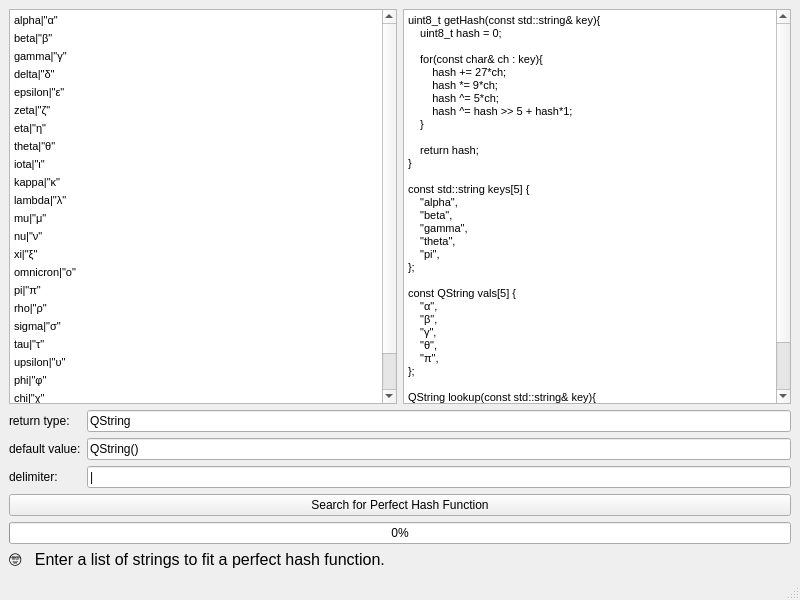
<?xml version="1.0" encoding="UTF-8"?>
<ui version="4.0">
 <class>MainWindow</class>
 <widget class="QMainWindow" name="MainWindow">
  <property name="geometry">
   <rect>
    <x>0</x>
    <y>0</y>
    <width>800</width>
    <height>600</height>
   </rect>
  </property>
  <property name="windowTitle">
   <string>Poifect</string>
  </property>
  <widget class="QWidget" name="centralwidget">
   <layout class="QVBoxLayout" name="verticalLayout_2">
    <item>
     <layout class="QHBoxLayout" name="horizontalLayout">
      <item>
       <widget class="QTextEdit" name="inputEdit">
        <property name="markdown">
         <string>alpha|&quot;α&quot;

beta|&quot;β&quot;

gamma|&quot;γ&quot;

delta|&quot;δ&quot;

epsilon|&quot;ε&quot;

zeta|&quot;ζ&quot;

eta|&quot;η&quot;

theta|&quot;θ&quot;

iota|&quot;ι&quot;

kappa|&quot;κ&quot;

lambda|&quot;λ&quot;

mu|&quot;μ&quot;

nu|&quot;ν&quot;

xi|&quot;ξ&quot;

omnicron|&quot;ο&quot;

pi|&quot;π&quot;

rho|&quot;ρ&quot;

sigma|&quot;σ&quot;

tau|&quot;τ&quot;

upsilon|&quot;υ&quot;

phi|&quot;φ&quot;

chi|&quot;χ&quot;

psi|&quot;ψ&quot;

omega|&quot;ω&quot;

</string>
        </property>
        <property name="html">
         <string>&lt;!DOCTYPE HTML PUBLIC &quot;-//W3C//DTD HTML 4.0//EN&quot; &quot;http://www.w3.org/TR/REC-html40/strict.dtd&quot;&gt;
&lt;html&gt;&lt;head&gt;&lt;meta name=&quot;qrichtext&quot; content=&quot;1&quot; /&gt;&lt;style type=&quot;text/css&quot;&gt;
p, li { white-space: pre-wrap; }
&lt;/style&gt;&lt;/head&gt;&lt;body style=&quot; font-family:'MS Shell Dlg 2'; font-size:8pt; font-weight:400; font-style:normal;&quot;&gt;
&lt;p style=&quot; margin-top:0px; margin-bottom:0px; margin-left:0px; margin-right:0px; -qt-block-indent:0; text-indent:0px;&quot;&gt;alpha|&amp;quot;α&amp;quot;&lt;/p&gt;
&lt;p style=&quot; margin-top:5px; margin-bottom:5px; margin-left:0px; margin-right:0px; -qt-block-indent:0; text-indent:0px;&quot;&gt;beta|&amp;quot;β&amp;quot;&lt;/p&gt;
&lt;p style=&quot; margin-top:5px; margin-bottom:5px; margin-left:0px; margin-right:0px; -qt-block-indent:0; text-indent:0px;&quot;&gt;gamma|&amp;quot;γ&amp;quot;&lt;/p&gt;
&lt;p style=&quot; margin-top:5px; margin-bottom:5px; margin-left:0px; margin-right:0px; -qt-block-indent:0; text-indent:0px;&quot;&gt;delta|&amp;quot;δ&amp;quot;&lt;/p&gt;
&lt;p style=&quot; margin-top:5px; margin-bottom:5px; margin-left:0px; margin-right:0px; -qt-block-indent:0; text-indent:0px;&quot;&gt;epsilon|&amp;quot;ε&amp;quot;&lt;/p&gt;
&lt;p style=&quot; margin-top:5px; margin-bottom:5px; margin-left:0px; margin-right:0px; -qt-block-indent:0; text-indent:0px;&quot;&gt;zeta|&amp;quot;ζ&amp;quot;&lt;/p&gt;
&lt;p style=&quot; margin-top:5px; margin-bottom:5px; margin-left:0px; margin-right:0px; -qt-block-indent:0; text-indent:0px;&quot;&gt;eta|&amp;quot;η&amp;quot;&lt;/p&gt;
&lt;p style=&quot; margin-top:5px; margin-bottom:5px; margin-left:0px; margin-right:0px; -qt-block-indent:0; text-indent:0px;&quot;&gt;theta|&amp;quot;θ&amp;quot;&lt;/p&gt;
&lt;p style=&quot; margin-top:5px; margin-bottom:5px; margin-left:0px; margin-right:0px; -qt-block-indent:0; text-indent:0px;&quot;&gt;iota|&amp;quot;ι&amp;quot;&lt;/p&gt;
&lt;p style=&quot; margin-top:5px; margin-bottom:5px; margin-left:0px; margin-right:0px; -qt-block-indent:0; text-indent:0px;&quot;&gt;kappa|&amp;quot;κ&amp;quot;&lt;/p&gt;
&lt;p style=&quot; margin-top:5px; margin-bottom:5px; margin-left:0px; margin-right:0px; -qt-block-indent:0; text-indent:0px;&quot;&gt;lambda|&amp;quot;λ&amp;quot;&lt;/p&gt;
&lt;p style=&quot; margin-top:5px; margin-bottom:5px; margin-left:0px; margin-right:0px; -qt-block-indent:0; text-indent:0px;&quot;&gt;mu|&amp;quot;μ&amp;quot;&lt;/p&gt;
&lt;p style=&quot; margin-top:5px; margin-bottom:5px; margin-left:0px; margin-right:0px; -qt-block-indent:0; text-indent:0px;&quot;&gt;nu|&amp;quot;ν&amp;quot;&lt;/p&gt;
&lt;p style=&quot; margin-top:5px; margin-bottom:5px; margin-left:0px; margin-right:0px; -qt-block-indent:0; text-indent:0px;&quot;&gt;xi|&amp;quot;ξ&amp;quot;&lt;/p&gt;
&lt;p style=&quot; margin-top:5px; margin-bottom:5px; margin-left:0px; margin-right:0px; -qt-block-indent:0; text-indent:0px;&quot;&gt;omnicron|&amp;quot;ο&amp;quot;&lt;/p&gt;
&lt;p style=&quot; margin-top:5px; margin-bottom:5px; margin-left:0px; margin-right:0px; -qt-block-indent:0; text-indent:0px;&quot;&gt;pi|&amp;quot;π&amp;quot;&lt;/p&gt;
&lt;p style=&quot; margin-top:5px; margin-bottom:5px; margin-left:0px; margin-right:0px; -qt-block-indent:0; text-indent:0px;&quot;&gt;rho|&amp;quot;ρ&amp;quot;&lt;/p&gt;
&lt;p style=&quot; margin-top:5px; margin-bottom:5px; margin-left:0px; margin-right:0px; -qt-block-indent:0; text-indent:0px;&quot;&gt;sigma|&amp;quot;σ&amp;quot;&lt;/p&gt;
&lt;p style=&quot; margin-top:5px; margin-bottom:5px; margin-left:0px; margin-right:0px; -qt-block-indent:0; text-indent:0px;&quot;&gt;tau|&amp;quot;τ&amp;quot;&lt;/p&gt;
&lt;p style=&quot; margin-top:5px; margin-bottom:5px; margin-left:0px; margin-right:0px; -qt-block-indent:0; text-indent:0px;&quot;&gt;upsilon|&amp;quot;υ&amp;quot;&lt;/p&gt;
&lt;p style=&quot; margin-top:5px; margin-bottom:5px; margin-left:0px; margin-right:0px; -qt-block-indent:0; text-indent:0px;&quot;&gt;phi|&amp;quot;φ&amp;quot;&lt;/p&gt;
&lt;p style=&quot; margin-top:5px; margin-bottom:5px; margin-left:0px; margin-right:0px; -qt-block-indent:0; text-indent:0px;&quot;&gt;chi|&amp;quot;χ&amp;quot;&lt;/p&gt;
&lt;p style=&quot; margin-top:5px; margin-bottom:5px; margin-left:0px; margin-right:0px; -qt-block-indent:0; text-indent:0px;&quot;&gt;psi|&amp;quot;ψ&amp;quot;&lt;/p&gt;
&lt;p style=&quot; margin-top:5px; margin-bottom:5px; margin-left:0px; margin-right:0px; -qt-block-indent:0; text-indent:0px;&quot;&gt;omega|&amp;quot;ω&amp;quot;&lt;/p&gt;&lt;/body&gt;&lt;/html&gt;</string>
        </property>
        <property name="placeholderText">
         <string/>
        </property>
       </widget>
      </item>
      <item>
       <widget class="QTextEdit" name="outputEdit">
        <property name="readOnly">
         <bool>true</bool>
        </property>
        <property name="markdown">
         <string>uint8_t getHash(const std::string&amp; key){

    uint8_t hash = 0;

    for(const char&amp; ch : key){

        hash += 27*ch;

        hash *= 9*ch;

        hash ^= 5*ch;

        hash ^= hash &gt;&gt; 5 + hash*1;

    }

    return hash;

}

const std::string keys[5] {

    &quot;alpha&quot;,

    &quot;beta&quot;,

    &quot;gamma&quot;,

    &quot;theta&quot;,

    &quot;pi&quot;,

};

const QString vals[5] {

    &quot;α&quot;,

    &quot;β&quot;,

    &quot;γ&quot;,

    &quot;θ&quot;,

    &quot;π&quot;,

};

QString lookup(const std::string&amp; key){

    uint8_t hash = getHash(key) - 2;

    return (hash &lt; 5 &amp;&amp; key == keys[hash]) ? vals[hash] : QString();

}

</string>
        </property>
        <property name="html">
         <string>&lt;!DOCTYPE HTML PUBLIC &quot;-//W3C//DTD HTML 4.0//EN&quot; &quot;http://www.w3.org/TR/REC-html40/strict.dtd&quot;&gt;
&lt;html&gt;&lt;head&gt;&lt;meta name=&quot;qrichtext&quot; content=&quot;1&quot; /&gt;&lt;style type=&quot;text/css&quot;&gt;
p, li { white-space: pre-wrap; }
&lt;/style&gt;&lt;/head&gt;&lt;body style=&quot; font-family:'MS Shell Dlg 2'; font-size:8pt; font-weight:400; font-style:normal;&quot;&gt;
&lt;p style=&quot; margin-top:0px; margin-bottom:0px; margin-left:0px; margin-right:0px; -qt-block-indent:0; text-indent:0px;&quot;&gt;&lt;span style=&quot; color:#000000;&quot;&gt;uint8_t getHash(const std::string&amp;amp; key){&lt;/span&gt;&lt;/p&gt;
&lt;p style=&quot; margin-top:0px; margin-bottom:0px; margin-left:0px; margin-right:0px; -qt-block-indent:0; text-indent:0px;&quot;&gt;&lt;span style=&quot; color:#000000;&quot;&gt;    uint8_t hash = 0;&lt;/span&gt;&lt;/p&gt;
&lt;p style=&quot;-qt-paragraph-type:empty; margin-top:0px; margin-bottom:0px; margin-left:0px; margin-right:0px; -qt-block-indent:0; text-indent:0px; color:#000000;&quot;&gt;&lt;br /&gt;&lt;/p&gt;
&lt;p style=&quot; margin-top:0px; margin-bottom:0px; margin-left:0px; margin-right:0px; -qt-block-indent:0; text-indent:0px;&quot;&gt;&lt;span style=&quot; color:#000000;&quot;&gt;    for(const char&amp;amp; ch : key){&lt;/span&gt;&lt;/p&gt;
&lt;p style=&quot; margin-top:0px; margin-bottom:0px; margin-left:0px; margin-right:0px; -qt-block-indent:0; text-indent:0px;&quot;&gt;&lt;span style=&quot; color:#000000;&quot;&gt;        hash += 27*ch;&lt;/span&gt;&lt;/p&gt;
&lt;p style=&quot; margin-top:0px; margin-bottom:0px; margin-left:0px; margin-right:0px; -qt-block-indent:0; text-indent:0px;&quot;&gt;&lt;span style=&quot; color:#000000;&quot;&gt;        hash *= 9*ch;&lt;/span&gt;&lt;/p&gt;
&lt;p style=&quot; margin-top:0px; margin-bottom:0px; margin-left:0px; margin-right:0px; -qt-block-indent:0; text-indent:0px;&quot;&gt;&lt;span style=&quot; color:#000000;&quot;&gt;        hash ^= 5*ch;&lt;/span&gt;&lt;/p&gt;
&lt;p style=&quot; margin-top:0px; margin-bottom:0px; margin-left:0px; margin-right:0px; -qt-block-indent:0; text-indent:0px;&quot;&gt;&lt;span style=&quot; color:#000000;&quot;&gt;        hash ^= hash &amp;gt;&amp;gt; 5 + hash*1;&lt;/span&gt;&lt;/p&gt;
&lt;p style=&quot; margin-top:0px; margin-bottom:0px; margin-left:0px; margin-right:0px; -qt-block-indent:0; text-indent:0px;&quot;&gt;&lt;span style=&quot; color:#000000;&quot;&gt;    }&lt;/span&gt;&lt;/p&gt;
&lt;p style=&quot;-qt-paragraph-type:empty; margin-top:0px; margin-bottom:0px; margin-left:0px; margin-right:0px; -qt-block-indent:0; text-indent:0px; color:#000000;&quot;&gt;&lt;br /&gt;&lt;/p&gt;
&lt;p style=&quot; margin-top:0px; margin-bottom:0px; margin-left:0px; margin-right:0px; -qt-block-indent:0; text-indent:0px;&quot;&gt;&lt;span style=&quot; color:#000000;&quot;&gt;    return hash;&lt;/span&gt;&lt;/p&gt;
&lt;p style=&quot; margin-top:0px; margin-bottom:0px; margin-left:0px; margin-right:0px; -qt-block-indent:0; text-indent:0px;&quot;&gt;&lt;span style=&quot; color:#000000;&quot;&gt;}&lt;/span&gt;&lt;/p&gt;
&lt;p style=&quot;-qt-paragraph-type:empty; margin-top:0px; margin-bottom:0px; margin-left:0px; margin-right:0px; -qt-block-indent:0; text-indent:0px; color:#000000;&quot;&gt;&lt;br /&gt;&lt;/p&gt;
&lt;p style=&quot; margin-top:0px; margin-bottom:0px; margin-left:0px; margin-right:0px; -qt-block-indent:0; text-indent:0px;&quot;&gt;&lt;span style=&quot; color:#000000;&quot;&gt;const std::string keys[5] {&lt;/span&gt;&lt;/p&gt;
&lt;p style=&quot; margin-top:0px; margin-bottom:0px; margin-left:0px; margin-right:0px; -qt-block-indent:0; text-indent:0px;&quot;&gt;&lt;span style=&quot; color:#000000;&quot;&gt;    &amp;quot;alpha&amp;quot;,&lt;/span&gt;&lt;/p&gt;
&lt;p style=&quot; margin-top:0px; margin-bottom:0px; margin-left:0px; margin-right:0px; -qt-block-indent:0; text-indent:0px;&quot;&gt;&lt;span style=&quot; color:#000000;&quot;&gt;    &amp;quot;beta&amp;quot;,&lt;/span&gt;&lt;/p&gt;
&lt;p style=&quot; margin-top:0px; margin-bottom:0px; margin-left:0px; margin-right:0px; -qt-block-indent:0; text-indent:0px;&quot;&gt;&lt;span style=&quot; color:#000000;&quot;&gt;    &amp;quot;gamma&amp;quot;,&lt;/span&gt;&lt;/p&gt;
&lt;p style=&quot; margin-top:0px; margin-bottom:0px; margin-left:0px; margin-right:0px; -qt-block-indent:0; text-indent:0px;&quot;&gt;&lt;span style=&quot; color:#000000;&quot;&gt;    &amp;quot;theta&amp;quot;,&lt;/span&gt;&lt;/p&gt;
&lt;p style=&quot; margin-top:0px; margin-bottom:0px; margin-left:0px; margin-right:0px; -qt-block-indent:0; text-indent:0px;&quot;&gt;&lt;span style=&quot; color:#000000;&quot;&gt;    &amp;quot;pi&amp;quot;,&lt;/span&gt;&lt;/p&gt;
&lt;p style=&quot; margin-top:0px; margin-bottom:0px; margin-left:0px; margin-right:0px; -qt-block-indent:0; text-indent:0px;&quot;&gt;&lt;span style=&quot; color:#000000;&quot;&gt;};&lt;/span&gt;&lt;/p&gt;
&lt;p style=&quot;-qt-paragraph-type:empty; margin-top:0px; margin-bottom:0px; margin-left:0px; margin-right:0px; -qt-block-indent:0; text-indent:0px; color:#000000;&quot;&gt;&lt;br /&gt;&lt;/p&gt;
&lt;p style=&quot; margin-top:0px; margin-bottom:0px; margin-left:0px; margin-right:0px; -qt-block-indent:0; text-indent:0px;&quot;&gt;&lt;span style=&quot; color:#000000;&quot;&gt;const QString vals[5] {&lt;/span&gt;&lt;/p&gt;
&lt;p style=&quot; margin-top:0px; margin-bottom:0px; margin-left:0px; margin-right:0px; -qt-block-indent:0; text-indent:0px;&quot;&gt;&lt;span style=&quot; color:#000000;&quot;&gt;    &amp;quot;α&amp;quot;,&lt;/span&gt;&lt;/p&gt;
&lt;p style=&quot; margin-top:0px; margin-bottom:0px; margin-left:0px; margin-right:0px; -qt-block-indent:0; text-indent:0px;&quot;&gt;&lt;span style=&quot; color:#000000;&quot;&gt;    &amp;quot;β&amp;quot;,&lt;/span&gt;&lt;/p&gt;
&lt;p style=&quot; margin-top:0px; margin-bottom:0px; margin-left:0px; margin-right:0px; -qt-block-indent:0; text-indent:0px;&quot;&gt;&lt;span style=&quot; color:#000000;&quot;&gt;    &amp;quot;γ&amp;quot;,&lt;/span&gt;&lt;/p&gt;
&lt;p style=&quot; margin-top:0px; margin-bottom:0px; margin-left:0px; margin-right:0px; -qt-block-indent:0; text-indent:0px;&quot;&gt;&lt;span style=&quot; color:#000000;&quot;&gt;    &amp;quot;θ&amp;quot;,&lt;/span&gt;&lt;/p&gt;
&lt;p style=&quot; margin-top:0px; margin-bottom:0px; margin-left:0px; margin-right:0px; -qt-block-indent:0; text-indent:0px;&quot;&gt;&lt;span style=&quot; color:#000000;&quot;&gt;    &amp;quot;π&amp;quot;,&lt;/span&gt;&lt;/p&gt;
&lt;p style=&quot; margin-top:0px; margin-bottom:0px; margin-left:0px; margin-right:0px; -qt-block-indent:0; text-indent:0px;&quot;&gt;&lt;span style=&quot; color:#000000;&quot;&gt;};&lt;/span&gt;&lt;/p&gt;
&lt;p style=&quot;-qt-paragraph-type:empty; margin-top:0px; margin-bottom:0px; margin-left:0px; margin-right:0px; -qt-block-indent:0; text-indent:0px; color:#000000;&quot;&gt;&lt;br /&gt;&lt;/p&gt;
&lt;p style=&quot; margin-top:0px; margin-bottom:0px; margin-left:0px; margin-right:0px; -qt-block-indent:0; text-indent:0px;&quot;&gt;&lt;span style=&quot; color:#000000;&quot;&gt;QString lookup(const std::string&amp;amp; key){&lt;/span&gt;&lt;/p&gt;
&lt;p style=&quot; margin-top:0px; margin-bottom:0px; margin-left:0px; margin-right:0px; -qt-block-indent:0; text-indent:0px;&quot;&gt;&lt;span style=&quot; color:#000000;&quot;&gt;    uint8_t hash = getHash(key) - 2;&lt;/span&gt;&lt;/p&gt;
&lt;p style=&quot;-qt-paragraph-type:empty; margin-top:0px; margin-bottom:0px; margin-left:0px; margin-right:0px; -qt-block-indent:0; text-indent:0px; color:#000000;&quot;&gt;&lt;br /&gt;&lt;/p&gt;
&lt;p style=&quot; margin-top:0px; margin-bottom:0px; margin-left:0px; margin-right:0px; -qt-block-indent:0; text-indent:0px;&quot;&gt;&lt;span style=&quot; color:#000000;&quot;&gt;    return (hash &amp;lt; 5 &amp;amp;&amp;amp; key == keys[hash]) ? vals[hash] : QString();&lt;/span&gt;&lt;/p&gt;
&lt;p style=&quot; margin-top:0px; margin-bottom:0px; margin-left:0px; margin-right:0px; -qt-block-indent:0; text-indent:0px;&quot;&gt;&lt;span style=&quot; color:#000000;&quot;&gt;}&lt;/span&gt;&lt;/p&gt;&lt;/body&gt;&lt;/html&gt;</string>
        </property>
       </widget>
      </item>
     </layout>
    </item>
    <item>
     <layout class="QFormLayout" name="formLayout">
      <item row="0" column="0">
       <widget class="QLabel" name="returnLabel">
        <property name="text">
         <string>return type:</string>
        </property>
       </widget>
      </item>
      <item row="0" column="1">
       <widget class="QLineEdit" name="returnEdit">
        <property name="text">
         <string>QString</string>
        </property>
       </widget>
      </item>
      <item row="1" column="0">
       <widget class="QLabel" name="label">
        <property name="text">
         <string>default value:</string>
        </property>
       </widget>
      </item>
      <item row="1" column="1">
       <widget class="QLineEdit" name="defaultEdit">
        <property name="text">
         <string>QString()</string>
        </property>
       </widget>
      </item>
      <item row="2" column="0">
       <widget class="QLabel" name="label_2">
        <property name="text">
         <string>delimiter:</string>
        </property>
       </widget>
      </item>
      <item row="2" column="1">
       <widget class="QLineEdit" name="delimiterEdit">
        <property name="text">
         <string>|</string>
        </property>
       </widget>
      </item>
     </layout>
    </item>
    <item>
     <widget class="QPushButton" name="pushButton">
      <property name="text">
       <string>Search for Perfect Hash Function</string>
      </property>
     </widget>
    </item>
    <item>
     <widget class="QProgressBar" name="progressBar">
      <property name="value">
       <number>0</number>
      </property>
     </widget>
    </item>
    <item>
     <widget class="QLabel" name="statusLabel">
      <property name="font">
       <font>
        <pointsize>12</pointsize>
        <weight>50</weight>
        <italic>false</italic>
        <bold>false</bold>
        <underline>false</underline>
       </font>
      </property>
      <property name="text">
       <string>🤓   Enter a list of strings to fit a perfect hash function.</string>
      </property>
     </widget>
    </item>
   </layout>
  </widget>
  <widget class="QMenuBar" name="menubar">
   <property name="geometry">
    <rect>
     <x>0</x>
     <y>0</y>
     <width>800</width>
     <height>31</height>
    </rect>
   </property>
  </widget>
  <widget class="QStatusBar" name="statusbar"/>
 </widget>
 <resources/>
 <connections/>
</ui>
